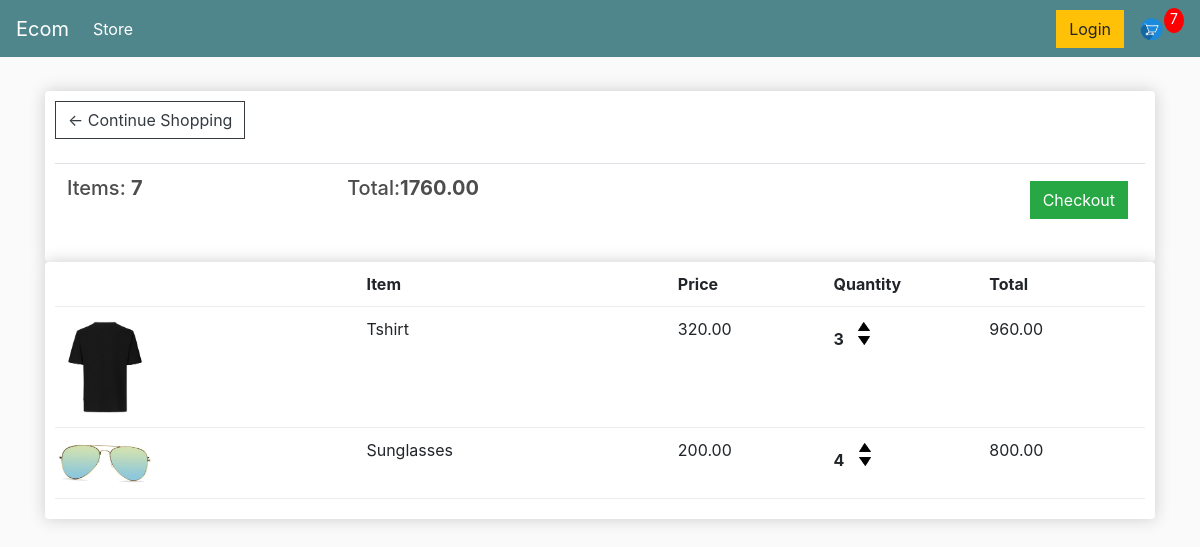
The app's page /cart/ (signed in), older data.
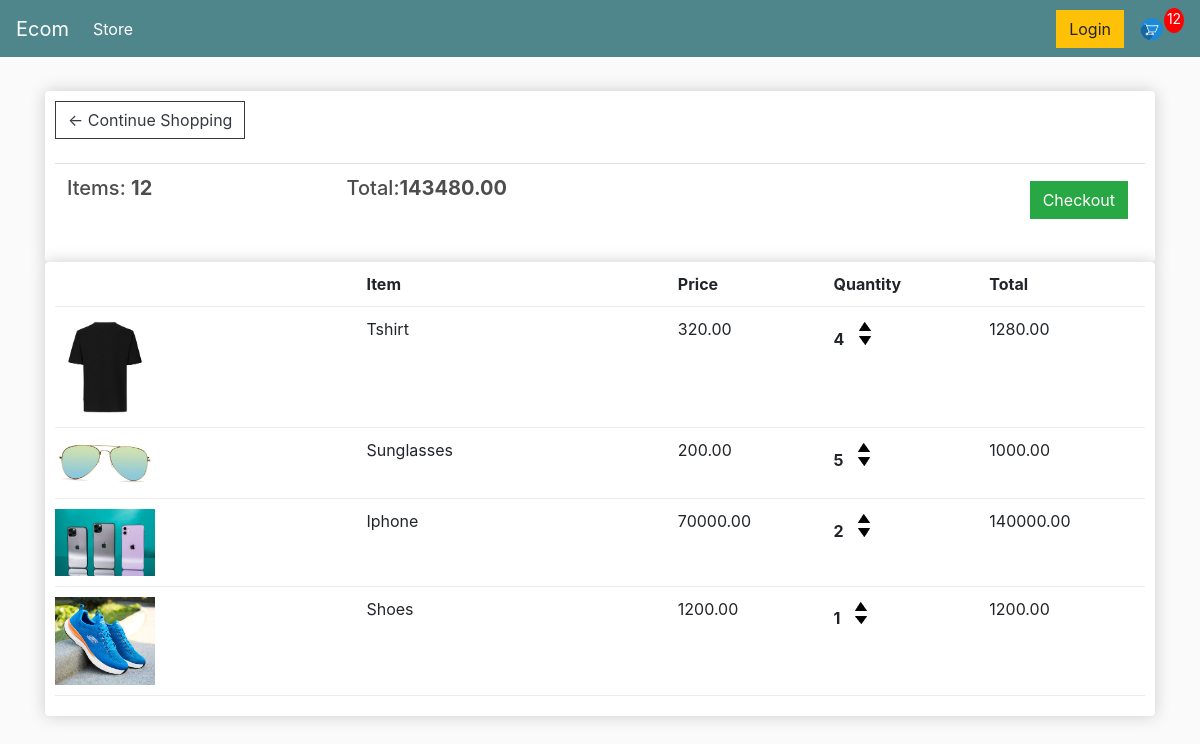
The same page, newer data.
### store/models.py (models this page shows, shortened)
class Order(models.Model):
    customer=models.ForeignKey(Customer,on_delete=models.SET_NULL,null=True,blank=True)
    date_ordered=models.DateTimeField(auto_now_add=True)
    complete=models.BooleanField(default=False,null=True,blank=True)
    transaction_id=models.CharField(max_length=100,null=True)
    @property
    def get_cart_total(self):
        orderitems=self.orderitem_set.all()
        total=sum([item.get_total for item in orderitems])
        return total
    @property
    def get_cart_items(self):
        orderitems=self.orderitem_set.all()
        total=sum([item.quantity for item in orderitems])
        return total

class OrderItem(models.Model):
    product=models.ForeignKey(Product,on_delete=models.SET_NULL,null=True)
    order=models.ForeignKey(Order,on_delete=models.SET_NULL,null=True)
    quantity=models.IntegerField(default=0,null=True,blank=True)
    date_added=models.DateTimeField(auto_now_add=True)
    @property
    def get_total(self):
        total=self.product.price * self.quantity
        return total

class Product(models.Model):
    name=models.CharField(max_length=200)
    price=models.DecimalField(max_digits=7,decimal_places=2)
    digital=models.BooleanField(default=False,null=True,blank=True)
    image=models.ImageField(null=True,blank=True)
    @property
    def imageUrl(self):
        try:
            url=self.image.url
        except:
            url=''
        return url

### store/views.py (the view)
# urls.py: path('cart/', views.cart, name="cart"),
def cart(request):
	data=cartData(request)
	cartItems=data['cartItems']
	order=data['order']
	items=data['items']
	context = {'items':items,'order':order,'cartItems':cartItems}
	return render(request, 'store/cart.html', context)

### store/utils.py (called while the page is built)
def cartData(request):
    if request.user.is_authenticated:
        customer=request.user.customer
        order,created=Order.objects.get_or_create(customer=customer,complete=False)
        items=order.orderitem_set.all()
        cartItems=order.get_cart_items
    else:
        cookieData=cookieCart(request)
        cartItems=cookieData['cartItems']
        order=cookieData['order']
        items=cookieData['items']
    return {'cartItems':cartItems,'order':order,'items':items}

### store/templates/store/cart.html
{% extends 'store/main.html' %}
{% load static %}
{% block content %}
	<div class="row">
		<div class="col-lg-12">
			<div class="box-element">
				<a  class="btn btn-outline-dark" href="{% url 'store' %}">&#x2190; Continue Shopping</a>
				<br>
				<br>
				<table class="table">
					<tr>
						<th><h5>Items: <strong>{{order.get_cart_items}}</strong></h5></th>
						<th><h5>Total:<strong>{{order.get_cart_total|floatformat:2}}</strong></h5></th>
						<th>
							<a  style="float:right; margin:5px;" class="btn btn-success" href="{% url 'checkout' %}">Checkout</a>
						</th>
					</tr>
				</table>
			</div>
			<div class="box-element">
				<div class="cart-row">
					<div style="flex:2"></div>
					<div style="flex:2"><strong>Item</strong></div>
					<div style="flex:1"><strong>Price</strong></div>
					<div style="flex:1"><strong>Quantity</strong></div>
					<div style="flex:1"><strong>Total</strong></div>
				</div>
				{%for item in items %}
				<div class="cart-row">
					<div style="flex:2"><img class="row-image" src="{{item.product.imageUrl}}"></div>
					<div style="flex:2"><p>{{item.product.name}}</p></div>
					<div style="flex:1"><p>{{item.product.price|floatformat:2}}</p></div>
					<div style="flex:1">
						<p class="quantity">{{item.quantity}}</p>
						<div class="quantity">
							<img class="chg-quantity update-cart"  data-product={{item.product.id}}  data-action="add" src="{% static  'images/arrow-up.png' %}">
							<img class="chg-quantity update-cart" data-product={{item.product.id}} data-action="remove" src="{% static  'images/arrow-down.png' %}">
						</div>
					</div>
					<div style="flex:1"><p>{{item.get_total}}</p></div>
				</div>
				{% endfor %}
			</div>
		</div>
	</div>
{% endblock content %}

### store/templates/store/main.html (shortened to what this page needs)
<!DOCTYPE html>
{% load static %}
<html>
<head>
	<link rel="stylesheet" href="https://stackpath.bootstrapcdn.com/bootstrap/4.4.1/css/bootstrap.min.css">
	<link rel="stylesheet" type="text/css" href="{% static 'css/main.css' %}">
</head>
<body>
	<nav class="navbar navbar-expand-lg navbar-dark bg-dark">
	  <a class="navbar-brand" href="{% url 'store' %}">Ecom</a>
	  <div class="collapse navbar-collapse" id="navbarSupportedContent">
	    <ul class="navbar-nav mr-auto">
	      <li class="nav-item active">
	        <a class="nav-link" href="{% url 'store' %}">Store <span class="sr-only">(current)</span></a>
	      </li>
	    </ul>
	    <div class="form-inline my-2 my-lg-0">
	     	<a href="#"class="btn btn-warning">Login</a>
	     	<a href="{% url 'cart' %}">
	    		<img  id="cart-icon" src="{% static 'images/cart.png' %}">
	    	</a>
	    	<p id="cart-total">{{cartItems}}</p>
	    </div>
	  </div>
	</nav>
     <div class="container">
            <br>
            {% block content %}
            {% endblock content %}
         </div>
</body>
</html>

### static/css/main.css (style rules this page uses)
body { background-color: hsl(0, 0%, 98%); }
h1,h2,h3,h4,h5,h6 { color:hsl(0, 0%, 30%); }
.box-element { box-shadow:hsl(0, 0%, 80%) 0 0 16px; background-color: #fff; border-radius: 4px; padding: 10px; }
.bg-dark { background-color: #4f868c!important; }
#cart-icon { width:25px; display: inline-block; margin-left: 15px; }
#cart-total { display: block; text-align: center; color:#fff; background-color: red; width: 20px; height: 25px; border-radius: 50%; font-size: 14px; }
.col-lg-4, .col-lg-6, .col-lg-8, .col-lg-12 { margin-top: 10px; }
.btn { border-radius: 0; }
.row-image { width: 100px; }
.cart-row { display: flex; align-items: flex-stretch; padding-bottom: 10px; margin-bottom: 10px; border-bottom: 1px solid #ececec; }
.quantity { display: inline-block; font-weight: 700; padding-right:10px; }
.chg-quantity { width: 12px; cursor: pointer; display: block; margin-top: 5px; transition:.1s; }

Row changes from the older to the newer data that the page shows:
changed through a linked row, Order: get_cart_items "7" → "12"; get_cart_total "1760.00" → "143480.00"
changed OrderItem "Tshirt": quantity "3" → "4"; get_total "960.00" → "1280.00"
changed OrderItem "Sunglasses": quantity "4" → "5"; get_total "800.00" → "1000.00"
added OrderItem: product.imageUrl (picture), product.name "Iphone", product.price "70000.00", quantity "2", get_total "140000.00"
added OrderItem: product.imageUrl (picture), product.name "Shoes", product.price "1200.00", quantity "1", get_total "1200.00"
Text that changed along with them:
{{ cartItems }}: "7" → "12"
